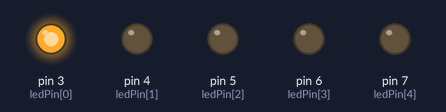
A sketch run on a simulated Arduino Uno, built with avr-gcc and run on an emulated ATmega328P. On the bench: output pins drawn as LEDs (lit = HIGH).

Above: at 0.2 s.
At 1.2 s:
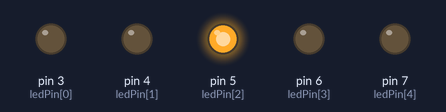
At 1.7 s:
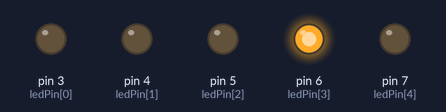
At 3.2 s:
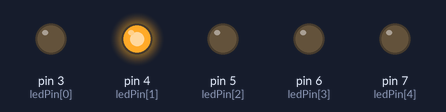
At 4.7 s:
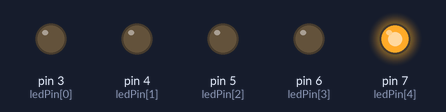
Timing chart, 0 to 5.8 s (numbered marks = the images above):
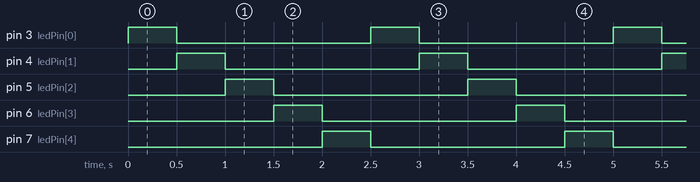

Measured:
- by itself, pin 3 (ledPin[0]), pin 4 (ledPin[1]), pin 5 (ledPin[2]), pin 6 (ledPin[3]), pin 7 (ledPin[4]): alternates HIGH for 0.50 s and LOW for 2.0 s
- by itself, everything shown: repeats every 2.5 s, in 5 steps

The sketch:

LED_sequence.ino
```cpp
// create an array of LED pins
int ledPin[] = {3, 4, 5, 6, 7};

// which LED is on?
int sequence = 0;

void setup() {
  // set up all these pins as output
  for (int i = 0; i < 5; i++) {
    pinMode(ledPin[i], OUTPUT);
  }

}

void loop() {
  // turn them all off
  for (int i = 0; i < 5; i++) {
    digitalWrite(ledPin[i], LOW);
  }

  // turn on the next led pin
  digitalWrite(ledPin[sequence], HIGH);

  // increase sequence
  sequence++;

  // make sure sequence "wraps around"
  if(sequence > 4) {
    sequence = 0;
  }

  delay(500);
}
```
